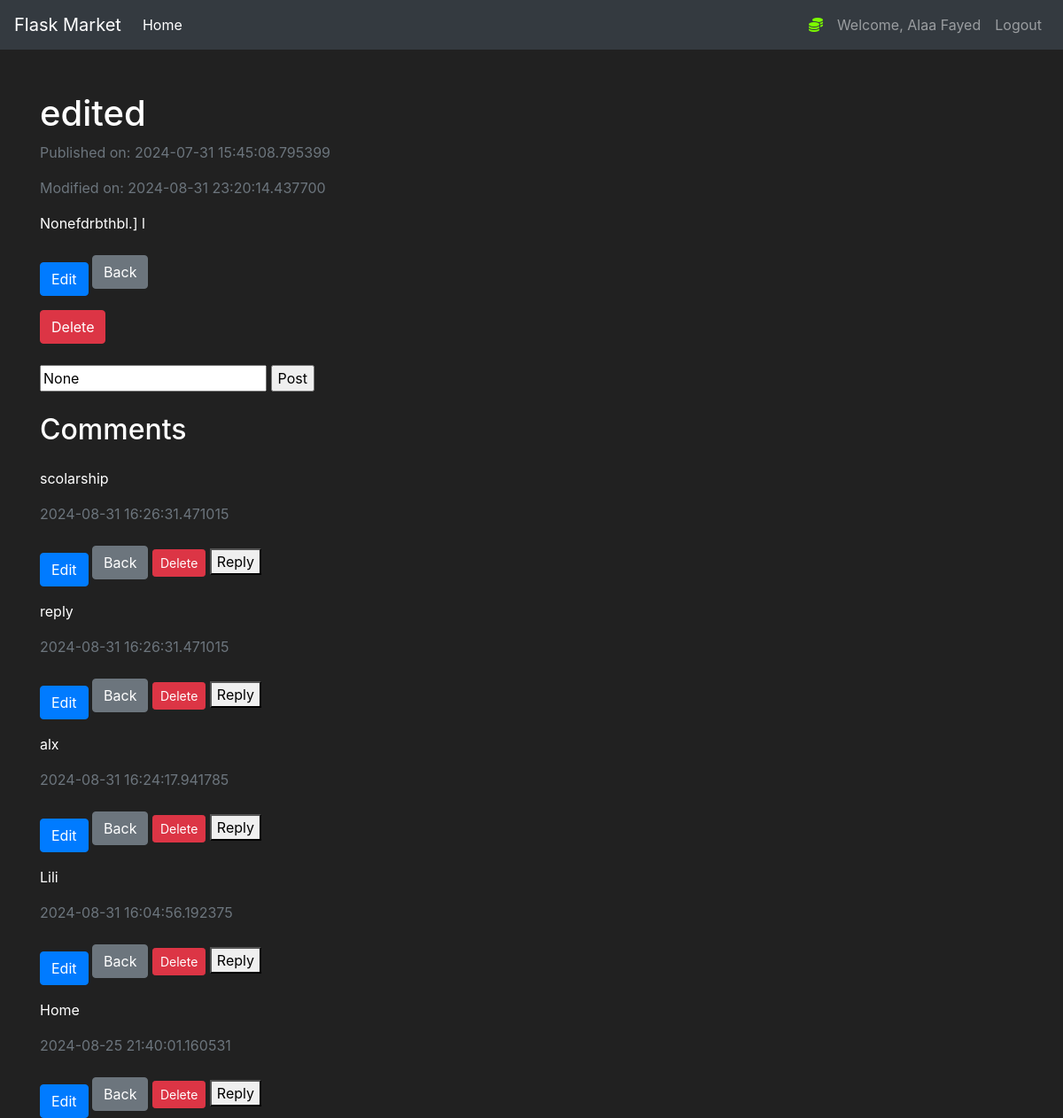
The app's page /blog?post_id=26 (signed in) with its own data.
### pencil/models.py (models this page shows, shortened)
class User(db.Model, UserMixin):
    id  = db.Column(db.Integer(), primary_key=True, nullable=False)
    username = db.Column(db.String(length=30), nullable=False, unique=True)
    email = db.Column(db.String(length=50), nullable=False, unique=True)
    password_hash = db.Column(db.String(length=100), nullable=False)
    posts = db.relationship("Post", backref="owned_user", lazy=True)
    comments = db.relationship("Comment", backref="owned_commentator", lazy=True)
    replies = db.relationship("ReplyComment", backref="owned_responder", lazy=True)
    @property
    def password(self):
        return self.password

class Post(db.Model):
    id  = db.Column(db.Integer(), primary_key=True, nullable=False)
    title = db.Column(db.String(length=50), nullable=False)
    content = db.Column(db.Text(), nullable=False)
    publication_date = db.Column(db.DateTime, default=datetime.utcnow())
    modification_date = db.Column(db.DateTime, default=datetime.utcnow())
    owner = db.Column(db.Integer(), db.ForeignKey("user.id"))
    commentators = db.relationship("Comment", backref="owned_commentators", lazy=True)

class Comment(db.Model):
    id = db.Column(db.Integer(), primary_key=True, nullable=False)
    text = db.Column(db.Text(), nullable=False)
    publication_date = db.Column(db.DateTime, default=datetime.utcnow())
    modification_date = db.Column(db.DateTime, default=datetime.utcnow())
    commentator = db.Column(db.Integer(), db.ForeignKey("user.id"))
    commentatorr = db.Column(db.Integer(), db.ForeignKey("post.id"))
    reply_comments =  db.relationship("ReplyComment", backref="owned_replies", lazy=True)

### pencil/routes.py (the view, shortened to what this page needs)
@app.route("/blog", methods=["POST", "GET"])
@login_required
def blog_page():
    comment_form = CommentForm()
    reply_form = ReplyForm()
    post_id = request.args.get("post_id")
    if post_id:
        requested_blog = Post.query.filter_by(id=post_id).first()
        if requested_blog:
            if request.method == "GET":
                comment_with_replies = (db.session.query(Comment, ReplyComment).outerjoin(ReplyComment, Comment.id == ReplyComment.reply_comment)
                                        .filter(Comment.commentatorr == post_id).order_by(Comment.publication_date.desc(), ReplyComment.publication_date.desc())).all()
                posted_comments = {}
                for comment, reply in comment_with_replies:
                    if comment.id not in posted_comments:
                        posted_comments[comment.id] = {
                        'comment': comment,
                        'replies': []
                    }
                    if reply:
                        posted_comments[comment.id]['replies'].append(reply)
                return render_template("blog.html", post_id=requested_blog, comment_form=comment_form, posted_comments=posted_comments.values(),
                                        reply_form=reply_form)
            else:
                flash(f"Blog not found", category="danger")
                return redirect(url_for("home_page"))
    return redirect(url_for("home_page"))

### pencil/forms.py
class CommentForm(FlaskForm):
    comment = TextAreaField(label="Write your comment....", validators=[DataRequired()])
    submit = SubmitField(label="Post")

class ReplyForm(FlaskForm):
    reply = TextAreaField(label="repy comment", validators=[DataRequired()])
    submit = SubmitField(label="Send")

### pencil/models.py (called while the page is built)
@login_manager.user_loader
def load_user(user_id):
    return User.query.get(int(user_id))

### pencil/templates/blog.html (shortened to what this page needs)
{% extends 'base.html' %}
{% block content %}
<body>
    <div class="container mt-5">
        <section>
            <header>
                <h1>{{ post_id.title }}</h1>
            </header>
            <div>
                <p class="text-muted">Published on: {{ post_id.publication_date }}</p>
                <p class="text-muted">Modified on: {{ post_id.modification_date }}</p>
            </div>
            <div class="mt-3">
                <p>{{ post_id.content }}</p>
            </div>
            <a href="{{ url_for('modify_post', post_id=post_id.id) }}" class="btn btn-primary mt-3">Edit</a>
            <a href="{{ url_for('home_page') }}" class="btn btn-secondary">Back</a>
            <form action="{{ url_for('delete_page', post_id=post_id.id) }}" method="POST" class="mt-3">
                <button type="submit" class="btn btn-danger">Delete</button>
            </form>
            <br>
            <div>
                <form method="POST" action="{{ url_for('blog_page' , post_id=post_id.id) }}">
                    {% if comment_form %}
                        <input type="text" name="comment" placeholder="Write your comment..." value="{{ comment_form.comment.data }}">
                        <input type="submit" value="Post">
                    {% endif %}
                </form>
            </div>
        </section>
        <br>
        <section>
            <div>
                <header>
                    <h2>Comments</h2>
                </header>
                <div class="comments mt-4">
                    {% for comments in posted_comments %}
                        <div class="comment">
                            <p>{{ comments.comment.text }}</p>
                            <p class="text-muted">{{ comments.comment.publication_date }}</p>
                        </div>
                        <a href="{{ url_for('modify_comment', comment_to_modify=comments.id) }}" class="btn btn-primary mt-3">Edit</a>
                        <a href="{{ url_for('blog_page') }}" class="btn btn-secondary">Back</a>
                        <form action="{{ url_for('delete_comment', comment_id=comments.id) }}" method="post" style="display:inline;">
                            <button type="submit" class="btn btn-danger btn-sm" onclick="return confirm('Are you sure you want to delete this comment?');">Delete</button>
                        </form>
                        <button>Reply</button>
                        <br>
                    {% endfor %}
                </div>
            </div>
        </section>
    </div>
</body>
{% endblock %}

### pencil/templates/base.html (shortened to what this page needs)
<!doctype html>
<html lang="en">
   <head>
      <link rel="stylesheet" href="https://cdn.jsdelivr.net/npm/bootstrap@4.5.3/dist/css/bootstrap.min.css">
   </head>
   <body>
    <nav class="navbar navbar-expand-md navbar-dark bg-dark">
      <a class="navbar-brand" href="#">Flask Market</a>
      <div class="collapse navbar-collapse" id="navbarNav">
        <ul class="navbar-nav mr-auto">
            <li class="nav-item active">
                <a class="nav-link" href="{{ url_for('home_page') }}">Home <span class="sr-only">(current)</span></a>
            </li>
        </ul>
          {% if current_user.is_authenticated %}
            <ul class="navbar-nav">
                <li class="nav-item">
                    <a class="nav-link" style="color: lawngreen; font-weight: bold">
                        <i class="fas fa-coins"></i>
                    </a>
                </li>
                <li class="nav-item">
                    <a class="nav-link">Welcome, {{ current_user.username }}</a>
                </li>
                <li class="nav-item">
                    <a class="nav-link" href="{{ url_for('logout_page') }}">Logout</a>
                </li>
            </ul>
          {% endif %}
      </div>
    </nav>
      {% block content %}
      {% endblock %}
   </body>
</html>

### pencil/templates/base.html (style rules this page uses)
body { background-color: #212121; color: white }

### records on screen
User: username "Alaa Fayed"
Post: title "edited", publication_date "2024-07-31 15:45:08.795399", modification_date "2024-08-31 23:20:14.437700", content "Nonefdrbthbl.] l"
Comment: comment.text "scolarship", comment.publication_date "2024-08-31 16:26:31.471015"
Comment: comment.text "reply", comment.publication_date "2024-08-31 16:26:31.471015"
Comment: comment.text "alx", comment.publication_date "2024-08-31 16:24:17.941785"
Comment: comment.text "Lili", comment.publication_date "2024-08-31 16:04:56.192375"
Comment: comment.text "Home", comment.publication_date "2024-08-25 21:40:01.160531"
